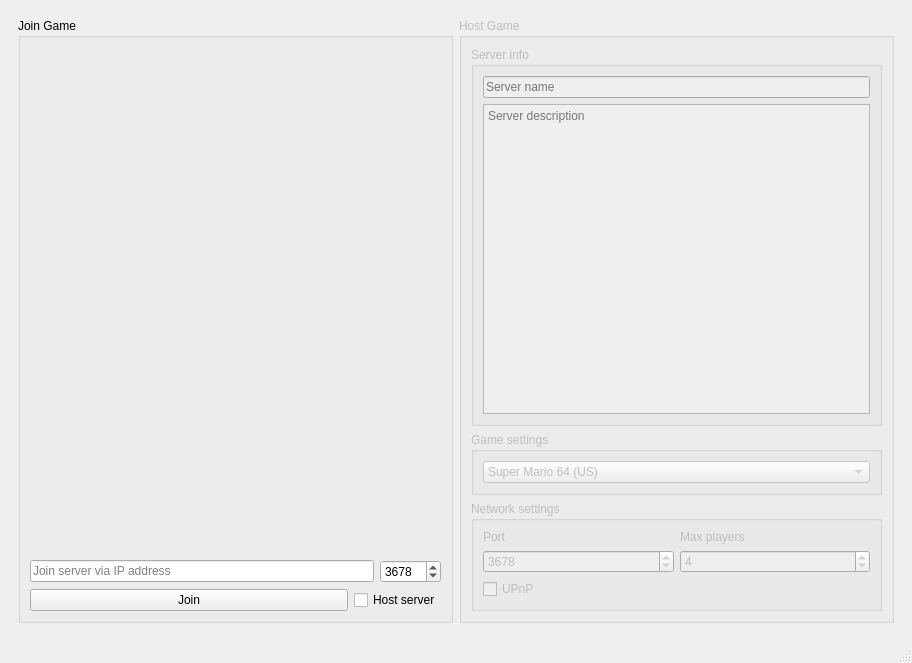
<?xml version="1.0" encoding="UTF-8"?>
<ui version="4.0">
 <class>MainWindow</class>
 <widget class="QMainWindow" name="MainWindow">
  <property name="geometry">
   <rect>
    <x>0</x>
    <y>0</y>
    <width>912</width>
    <height>663</height>
   </rect>
  </property>
  <property name="windowTitle">
   <string>MainWindow</string>
  </property>
  <widget class="QWidget" name="centralwidget">
   <layout class="QVBoxLayout" name="verticalLayout">
    <item>
     <widget class="QStackedWidget" name="stackedWidget">
      <property name="currentIndex">
       <number>0</number>
      </property>
      <widget class="QWidget" name="setup_page">
       <layout class="QHBoxLayout" name="horizontalLayout_2">
        <item>
         <widget class="QGroupBox" name="groupBox_2">
          <property name="title">
           <string>Join Game</string>
          </property>
          <layout class="QVBoxLayout" name="verticalLayout_7">
           <item>
            <spacer name="verticalSpacer">
             <property name="orientation">
              <enum>Qt::Vertical</enum>
             </property>
             <property name="sizeHint" stdset="0">
              <size>
               <width>20</width>
               <height>469</height>
              </size>
             </property>
            </spacer>
           </item>
           <item>
            <layout class="QHBoxLayout" name="horizontalLayout_4">
             <item>
              <widget class="QLineEdit" name="tbx_join_ip">
               <property name="placeholderText">
                <string>Join server via IP address</string>
               </property>
              </widget>
             </item>
             <item>
              <widget class="QSpinBox" name="sbx_join_port">
               <property name="frame">
                <bool>true</bool>
               </property>
               <property name="minimum">
                <number>1</number>
               </property>
               <property name="maximum">
                <number>65536</number>
               </property>
               <property name="value">
                <number>3678</number>
               </property>
              </widget>
             </item>
            </layout>
           </item>
           <item>
            <layout class="QHBoxLayout" name="horizontalLayout_5">
             <item>
              <widget class="QPushButton" name="btn_connect_ip">
               <property name="text">
                <string>Join</string>
               </property>
              </widget>
             </item>
             <item>
              <widget class="QCheckBox" name="cbx_host">
               <property name="sizePolicy">
                <sizepolicy hsizetype="Fixed" vsizetype="Fixed">
                 <horstretch>0</horstretch>
                 <verstretch>0</verstretch>
                </sizepolicy>
               </property>
               <property name="text">
                <string>Host server</string>
               </property>
              </widget>
             </item>
            </layout>
           </item>
          </layout>
         </widget>
        </item>
        <item>
         <widget class="QGroupBox" name="grp_server_settings">
          <property name="enabled">
           <bool>false</bool>
          </property>
          <property name="title">
           <string>Host Game</string>
          </property>
          <layout class="QVBoxLayout" name="verticalLayout_6">
           <item>
            <widget class="QGroupBox" name="grp_server_info">
             <property name="title">
              <string>Server info</string>
             </property>
             <layout class="QVBoxLayout" name="verticalLayout_3">
              <item>
               <widget class="QLineEdit" name="tbx_server_name">
                <property name="placeholderText">
                 <string>Server name</string>
                </property>
               </widget>
              </item>
              <item>
               <widget class="QTextEdit" name="tbx_server_description">
                <property name="placeholderText">
                 <string>Server description</string>
                </property>
               </widget>
              </item>
             </layout>
            </widget>
           </item>
           <item>
            <widget class="QGroupBox" name="game_settings_box">
             <property name="title">
              <string>Game settings</string>
             </property>
             <layout class="QVBoxLayout" name="verticalLayout_4">
              <item>
               <widget class="QComboBox" name="chc_romhack">
                <property name="enabled">
                 <bool>false</bool>
                </property>
                <item>
                 <property name="text">
                  <string>Super Mario 64 (US)</string>
                 </property>
                </item>
               </widget>
              </item>
             </layout>
            </widget>
           </item>
           <item>
            <widget class="QGroupBox" name="grp_network_settings">
             <property name="title">
              <string>Network settings</string>
             </property>
             <layout class="QGridLayout" name="gridLayout">
              <item row="0" column="0">
               <widget class="QLabel" name="lbl_port">
                <property name="text">
                 <string>Port</string>
                </property>
               </widget>
              </item>
              <item row="0" column="1">
               <widget class="QLabel" name="lbl_max_players">
                <property name="text">
                 <string>Max players</string>
                </property>
               </widget>
              </item>
              <item row="1" column="0">
               <widget class="QSpinBox" name="sbx_host_port">
                <property name="frame">
                 <bool>true</bool>
                </property>
                <property name="minimum">
                 <number>1</number>
                </property>
                <property name="maximum">
                 <number>65536</number>
                </property>
                <property name="value">
                 <number>3678</number>
                </property>
               </widget>
              </item>
              <item row="1" column="1">
               <widget class="QSpinBox" name="sbx_max_players">
                <property name="enabled">
                 <bool>false</bool>
                </property>
                <property name="maximum">
                 <number>24</number>
                </property>
                <property name="value">
                 <number>4</number>
                </property>
                <property name="displayIntegerBase">
                 <number>10</number>
                </property>
               </widget>
              </item>
              <item row="2" column="0">
               <widget class="QCheckBox" name="cbx_upnp">
                <property name="enabled">
                 <bool>false</bool>
                </property>
                <property name="text">
                 <string>UPnP</string>
                </property>
               </widget>
              </item>
             </layout>
            </widget>
           </item>
          </layout>
         </widget>
        </item>
       </layout>
      </widget>
      <widget class="QWidget" name="ingame_page">
       <layout class="QGridLayout" name="gridLayout_2">
        <item row="0" column="0">
         <widget class="QGroupBox" name="groupBox_3">
          <property name="title">
           <string>Players</string>
          </property>
          <layout class="QVBoxLayout" name="verticalLayout_5">
           <item>
            <widget class="QListView" name="listView"/>
           </item>
          </layout>
         </widget>
        </item>
        <item row="1" column="0">
         <widget class="QGroupBox" name="groupBox_4">
          <property name="title">
           <string>Chat</string>
          </property>
          <layout class="QVBoxLayout" name="verticalLayout_8">
           <item>
            <layout class="QVBoxLayout" name="verticalLayout_2">
             <item>
              <widget class="QPlainTextEdit" name="tbx_chat_history">
               <property name="readOnly">
                <bool>true</bool>
               </property>
              </widget>
             </item>
             <item>
              <layout class="QHBoxLayout" name="horizontalLayout">
               <item>
                <widget class="QLineEdit" name="tbx_chat_input">
                 <property name="placeholderText">
                  <string>Send chat messsage...</string>
                 </property>
                </widget>
               </item>
               <item>
                <widget class="QPushButton" name="pushButton">
                 <property name="text">
                  <string>Send</string>
                 </property>
                </widget>
               </item>
              </layout>
             </item>
            </layout>
           </item>
          </layout>
         </widget>
        </item>
        <item row="1" column="1">
         <widget class="QGroupBox" name="groupBox_5">
          <property name="title">
           <string>Options</string>
          </property>
          <layout class="QVBoxLayout" name="verticalLayout_10">
           <item>
            <layout class="QVBoxLayout" name="verticalLayout_9">
             <item>
              <widget class="QLineEdit" name="lineEdit_2"/>
             </item>
             <item>
              <widget class="QTextEdit" name="textEdit"/>
             </item>
            </layout>
           </item>
           <item>
            <layout class="QHBoxLayout" name="horizontalLayout_3">
             <item>
              <widget class="QPushButton" name="pushButton_2">
               <property name="text">
                <string>Vote</string>
               </property>
              </widget>
             </item>
             <item>
              <spacer name="horizontalSpacer">
               <property name="orientation">
                <enum>Qt::Horizontal</enum>
               </property>
               <property name="sizeHint" stdset="0">
                <size>
                 <width>40</width>
                 <height>20</height>
                </size>
               </property>
              </spacer>
             </item>
             <item>
              <widget class="QPushButton" name="btn_stop">
               <property name="text">
                <string>Stop server</string>
               </property>
              </widget>
             </item>
            </layout>
           </item>
          </layout>
         </widget>
        </item>
       </layout>
      </widget>
     </widget>
    </item>
   </layout>
  </widget>
  <widget class="QMenuBar" name="menubar">
   <property name="geometry">
    <rect>
     <x>0</x>
     <y>0</y>
     <width>912</width>
     <height>19</height>
    </rect>
   </property>
  </widget>
  <widget class="QStatusBar" name="statusbar"/>
 </widget>
 <resources/>
 <connections/>
</ui>
